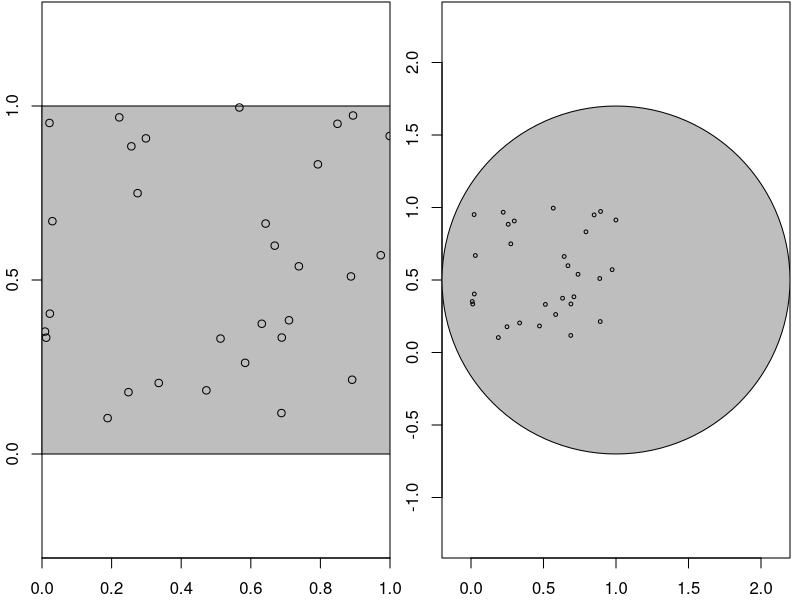
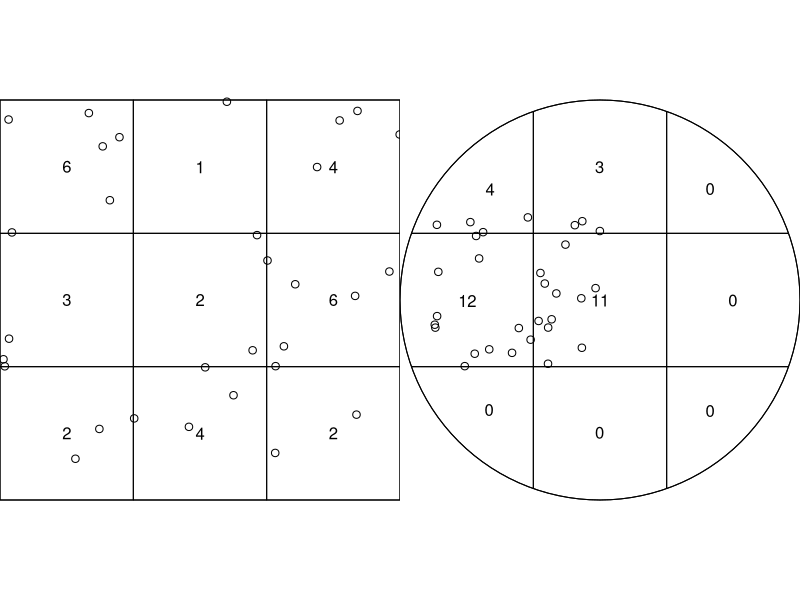
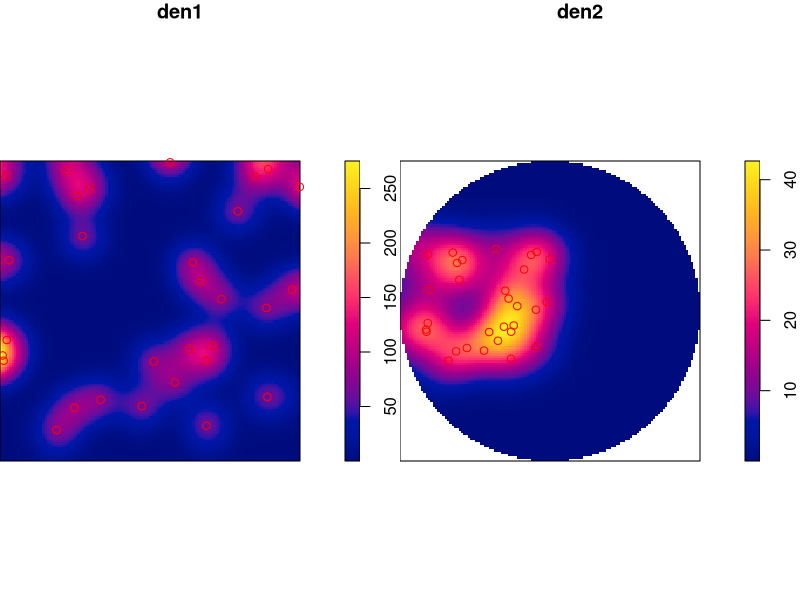
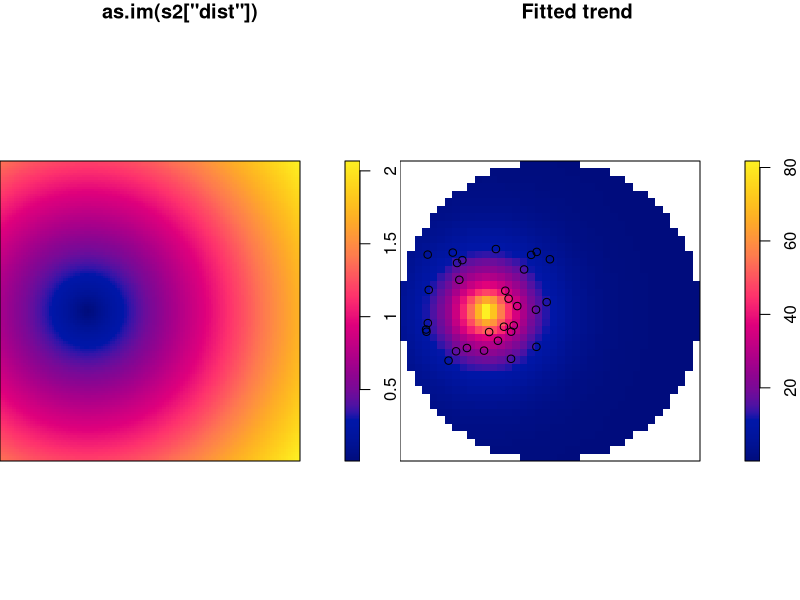

Recreate these plots in R, in order. (Note: this script raises an error after producing the figures.)
## ---- chunk 1
library(sf)
n <- 30
set.seed(13531) # remove this to create another random sequence
xy <- data.frame(x = runif(n), y = runif(n)) |> 
    st_as_sf(coords = c("x", "y"))
## ---- chunk 2
w1 <- st_bbox(c(xmin = 0, ymin = 0, xmax = 1, ymax = 1)) |> 
		st_as_sfc() # square, well-sized window
w2 <- st_point(c(1, 0.5)) %>% st_sfc() |> st_buffer(1.2) # zoomed-out, circular window
## ---- chunk 3
#| fig.height: 3.3
#| fig.cap: "Depending on the observation window (grey), the same point pattern can appear completely spatially random (left), or clustered (right)"
#| code-fold: true
par(mfrow = c(1, 2), mar = c(2.1, 2.1, 0.1, 0.5), xaxs = "i", yaxs = "i")
plot(w1, axes = TRUE, col = 'grey')
plot(xy, add = TRUE)
plot(w2, axes = TRUE, col = 'grey')
plot(xy, add = TRUE, cex = .5)
## ---- chunk 4
library(spatstat) |> suppressPackageStartupMessages()
as.ppp(xy)
## ---- chunk 5
(pp1 <- c(w1, st_geometry(xy)) |> as.ppp())
c2 <- st_buffer(st_centroid(w2), 1.2) # adds buffer to window
(pp2 <- c(c2, st_geometry(xy)) |> as.ppp()) # requires window as a polygon (w1 or c2), then the points
## ---- chunk 6
#| fig.height: 3.5
#| fig.cap: "3 $\\times$ 3 quadrat counts for the two point patterns"
par(mfrow = c(1, 2), mar = rep(0, 4))
q1 <- quadratcount(pp1, nx=3, ny=3) # divides window into quadrat
q2 <- quadratcount(pp2, nx=3, ny=3)
plot(q1, main = "")
plot(xy, add = TRUE)
plot(q2, main = "")
plot(xy, add = TRUE)
## ---- chunk 7
quadrat.test(pp1, nx=3, ny=3, method = "MonteCarlo") # a completely spatially-random pattern
quadrat.test(pp2, nx=3, ny=3, method = "MonteCarlo") # not a completely spatially-random pattern
## ---- chunk 8
den1 <- density(pp1, sigma = bw.diggle) # access function help using: ?spatstat.explore::density.ppp
den2 <- density(pp2, sigma = bw.diggle)
## ---- chunk 9
#| fig.height: 3.0
#| fig.cap: "Kernel densities for both point patterns"
#| code-fold: true
par(mfrow = c(1, 2), mar = c(0,0,1.1,2))
plot(den1)
plot(pp1, add=TRUE, col = "red")
plot(den2)
plot(pp2, add=TRUE, col = "red")
## ---- chunk 10
library(stars)
s1 <- st_as_stars(den1)
(s2 <- st_as_stars(den2))
## ---- chunk 11
s1$a <- st_area(s1) |> suppressMessages() # warning re: assuming Cartesian coordinates
s2$a <- st_area(s2) |> suppressMessages()
with(s1, sum(v * a, na.rm = TRUE))
with(s2, sum(v * a, na.rm = TRUE))
## ---- chunk 12
pt <- st_sfc(st_point(c(0.5, 0.5)))
st_as_sf(s2, as_points = TRUE, na.rm = FALSE) |>
  st_distance(pt) -> s2$dist # calculate distance to the centre (0.5,0.5)
plot(as.im(s2["dist"]))
## ---- chunk 13
# note: pp2 includes the boundary (observation window)
(m <- ppm(pp1 ~ dist, data = list(dist = as.im(s2["dist"])))) # note: DO NOT use $ acessor here! stars object output is different for ["dist"] vs. $dist!!

# note: pp2 includes the boundary (observation window)
(m <- ppm(pp2 ~ dist, data = list(dist = as.im(s2["dist"]))))
## ---- chunk 14
#| fig.cap: "Predicted densities of a ppm model"
#| out.width: 50%
#| code-fold: true
plot(m, se = FALSE)
## ---- chunk 15
predict(m, covariates = list(dist = as.im(s2["dist"]))) |>
    st_as_stars()
## ---- chunk 16
system.file("gpkg/nc.gpkg", package = "sf") |> 
    read_sf() |>
	st_geometry() |>
    st_centroid() |>
    as.ppp()
## ---- chunk 17
longleaf
ll <- st_as_sf(longleaf)
print(ll, n = 3)
## ---- chunk 18
as.ppp(ll)
## ---- chunk 19
print(st_as_sf(copper$SouthLines), n = 5)
## ---- chunk 20
print(st_as_sf(chicago), n = 5)
## ---- chunk 21
table(st_as_sf(chicago)$label)
## ---- chunk 22
kappa <- 30 / st_area(w2) # intensity
th <- st_sample(w2, kappa = kappa, mu = 3, scale = 0.05, 
    type = "Thomas")
nrow(th)
## ---- chunk 23
#| fig.height: 4
#| out.width: 60%
#| fig.cap: "Thomas process with mu = 3 and scale = 0.05"
#| code-fold: true
par(mar = rep(0, 4))
plot(w2)
plot(th, add = TRUE)
## ---- chunk 24
#| fig.cap: "Points sampled on the globe over the oceans: randomly (left) and approximately regular (Fibonacci; right), shown in an orthographic projection"
#| out.width: 100%
#| code-fold: true
par(mar = rep(0, 4), mfrow = c(1, 2))
library(s2)
g <- as_s2_geography(TRUE) # Earth
co <- s2_data_countries()
oc <- s2_difference(g, s2_union_agg(co)) # oceans
b <- s2_buffer_cells(as_s2_geography("POINT(-30 -10)"), 9800000) # visible half
i <- s2_intersection(b, oc) # visible ocean
co <- s2_intersection(b, co)
ortho = st_crs("+proj=ortho +lat_0=-10 +lon_0=-30")
# background:
st_transform(st_as_sfc(i), ortho) |> plot(col = 'lightblue')
st_transform(st_as_sfc(co), ortho) |> plot(col = NA, add = TRUE, border = 'grey')
# sampling randomly from globe:
sf_use_s2(FALSE) |> suppressMessages()
st_as_stars() |> st_bbox() |> st_as_sfc() |> st_sample(1000, exact = FALSE) |>
  suppressMessages() -> pts
sf_use_s2(TRUE) |> suppressMessages()
pts |> s2_intersection(i) |> st_as_sfc() -> pts
# add:
st_transform(pts, ortho) |> plot(add = TRUE, pch = 3, cex = .5)
# right: background:
st_transform(st_as_sfc(i), ortho) |> plot(col = 'lightblue')
st_transform(st_as_sfc(co), ortho) |> plot(col = NA, add = TRUE, border = 'grey')
# Fibonacci:
sf_use_s2(FALSE) |> suppressMessages()
st_as_stars() |> st_bbox() |> st_as_sfc() |> 
  st_sample(1000, type = "Fibonacci", exact = FALSE) |> suppressMessages() -> pts
sf_use_s2(TRUE) |> suppressMessages()
pts |> s2_intersection(i) |> st_as_sfc() -> pts
st_transform(pts, ortho) |> plot(add = TRUE, pch = 3, cex = .5)
## ---- chunk 25
plot(longleaf)
longleaf_sf <- st_as_sf(longleaf) %>% rename(marks = spatstat.geom..marks.x.)
longleaf_sf %>%
	ggplot() +
	geom_sf(aes(size=marks), fill = "transparent") +
	geom_point(aes(x = Inf, y = Inf, size=marks), color = "black") +
  scale_size_continuous(range = c(0.5, 2), guide = "legend",
  					  breaks = c(2,10,60))
	
## ---- chunk 26
# we need to detach, to avoid name clashes of using idw() and diagnose() later on
library(spatstat)
w <- function(x) which(x == search())
detach(pos = w("package:spatstat"))
detach(pos = w("package:spatstat.linnet"))
pc <- w("package:spatstat.core")
if (length(pc)) {
	detach(pos = w("package:spatstat.core"))
} else { # > 3.0.0
	detach(pos = w("package:spatstat.model"))
	detach(pos = w("package:spatstat.explore"))
}
detach(pos = w("package:spatstat.random"))
detach(pos = w("package:spatstat.geom"))
detach(pos = w("package:spatstat.data"))
